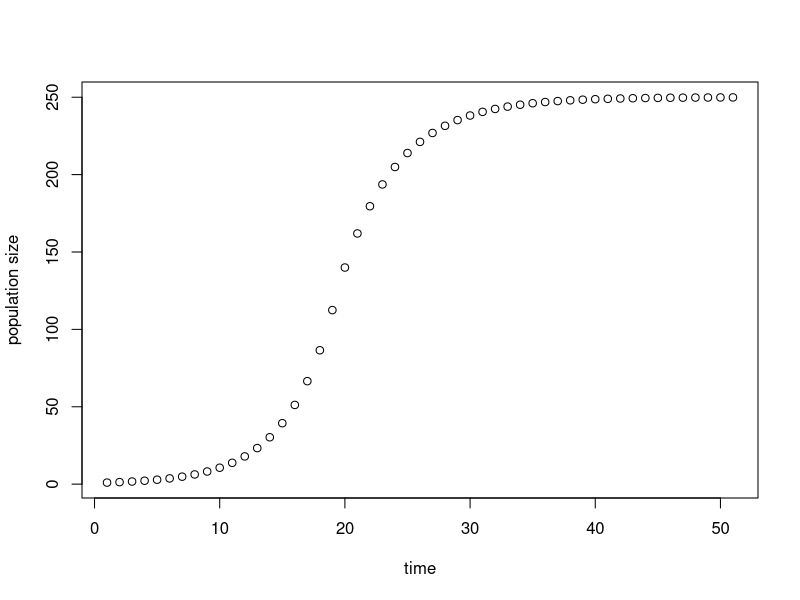
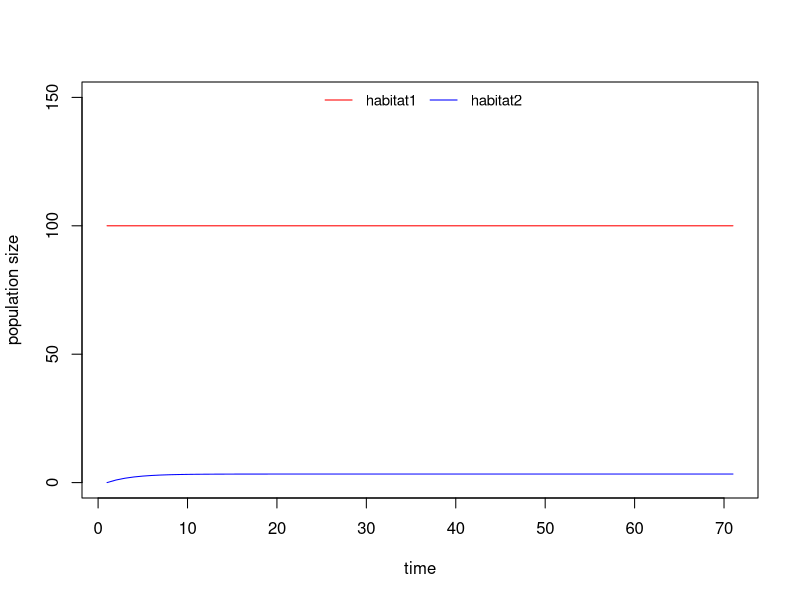
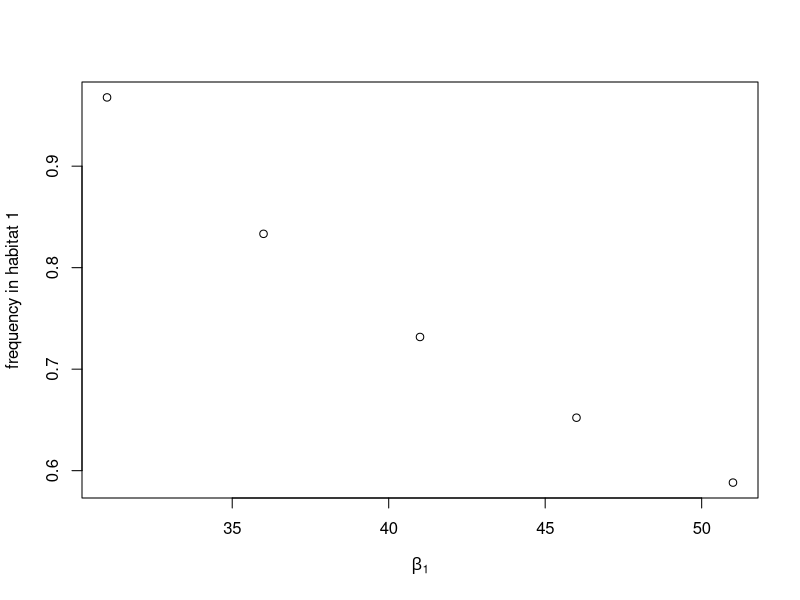
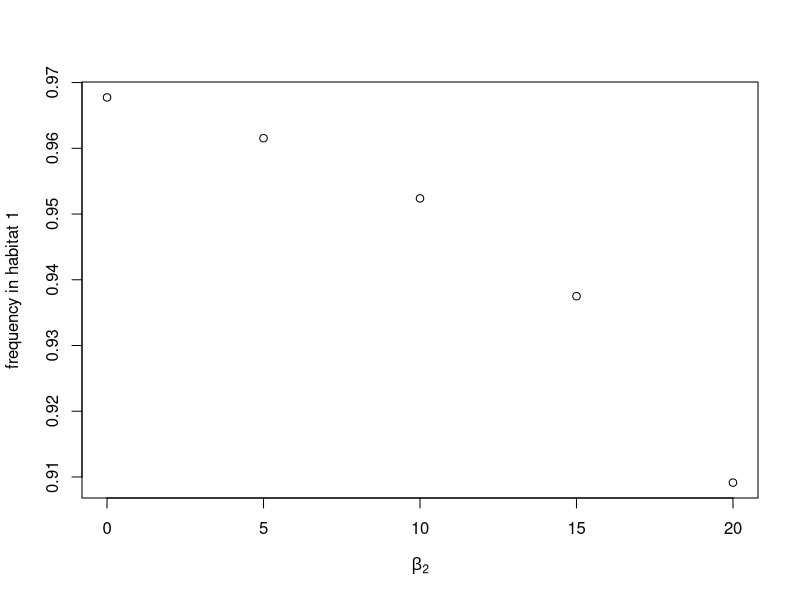

Source code (R) for these figures, in order:
## ---- chunk 1
knitr::opts_chunk$set(echo = TRUE)
## ---- chunk 2
beta <- function (n1) {
  if (n1 < k) {beta1}
  else {beta1*k/n1}
}
## ---- chunk 3
k <- 100
beta1 <- 50

beta(13) # this gives the value of beta given n1=13
beta(200) # this gives the value of beta given n1=200
## ---- chunk 4
nextpop <- function(n1){
  n1*(beta(n1)*PJ+PA)
}
## ---- chunk 5
PJ <- 0.01
PA <- 0.8

nextpop(10)
## ---- chunk 6
timeseries <- function(n0, maxtime) {# defines a function called "time series" with arguments n0 and maxtime
  out <- rep(n0, maxtime + 1) # creates a vector in which the time series will be stored
  for (i in seq_len(maxtime)) out[i+1] <- nextpop(out[i]) # iterates the function in a for-loop
  out # gives the result
}

example <- timeseries(1, 50) # applies our new function assuming n0=1 for 50 time steps

plot(example, ylab = "population size", xlab = "time") # plot of the time series
## ---- chunk 7
PA <- 0.7
PJ <- 0.01
beta1 <- 31
beta2 <- 0
(l1 <- PA + PJ*beta1) # check whether lambda_1>1, this has to be true otherwise habitat 1 is not a source
(l2 <- PA + PJ*beta2) # check whether lambda_2<1, this has to be true otherwise habitat 2 is not a sink
n0 <- c(k, 0) # vector of intitial population densities. Note that the population size in habitat 1 is assumed to have reached carrying capacity
## ---- chunk 8
tr.mat <- matrix(c(1, 0, PA + PJ*beta1-1, PA + PJ*beta2), nrow = 2, byrow = TRUE) # transition matrix

nextpop2dim <- function(n){ # population vector at the next time step obtained by mulitplying matrix with current populatin vector
  tr.mat%*%n
}

nextpop2dim(n0) # let's test our new function
## ---- chunk 9
timeseries <- function(n0, maxtime) {# defines a function called "time series" with arguments n0 and maxtime
  out <- matrix(c(rep(n0[1], maxtime+1), rep(n0[2], maxtime+1)), nrow = 2, byrow = TRUE) # creates a vector in which the time series is stored
  for (i in seq_len(maxtime)) out[,i+1] <- nextpop2dim(out[,i]) # iterates the function in a for-loop for "maxtime" time steps
  out # gives the result
}

maxtime <- 70
data <- timeseries(n0, maxtime) # applies the function

plot(data[1,],  type = 'l', ylab = "population size", xlab = "time", col="red", ylim = c(0,150)) # plots the number of individuals in habitat 1
lines(data[2,], col="blue", type='l') # plots the number of individuals in habitat 2
legend("top", legend=c("habitat1", "habitat2"), col=c("red", "blue"), lty=c(1,1), bty="n", horiz=TRUE, cex=0.9)
## ---- chunk 10
# Proportion in habitat 1
data[,maxtime+1] # final population vector in our time series
data[1, maxtime+1]/(sum(data[, maxtime+1])) # proportion of individuals occupying the source habitat

# Proportion in habitat 2
data[, maxtime+1] # final population vector in our time series
data[2, maxtime+1]/(sum(data[, maxtime+1])) # proportion of individuals occupying the sink habitat
## ---- chunk 11
beta1 <- 31
tr.mat <- matrix(c(1, 0, PA + PJ*beta1-1, PA + PJ*beta2), nrow = 2, byrow = TRUE)
(l1 <- PA + PJ*beta1) # check whether lambda_1>1, this has to be true otherwise habitat 1 is not a source
(l2 <- PA + PJ*beta2) # check whether lambda_2<1, this has to be true otherwise habitat 2 is not a sink
data.1 <- timeseries(n0, maxtime) # applies the function
freq.1 <- data.1[1,maxtime+1]/(sum(data.1[,maxtime+1])) # proportion of individuals occupying the source

beta1 <- 36
tr.mat <- matrix(c(1, 0, PA + PJ*beta1-1, PA + PJ*beta2), nrow = 2, byrow = TRUE)
(l1 <- PA + PJ*beta1) # check whether lambda_1>1, this has to be true otherwise habitat 1 is not a source
(l2 <- PA + PJ*beta2) # check whether lambda_2<1, this has to be true otherwise habitat 2 is not a sink
data.2 <- timeseries(n0, maxtime) # applies the function
freq.2 <- data.2[1,maxtime+1]/(sum(data.2[,maxtime+1])) # proportion of individuals occupying the source

beta1 <- 41
tr.mat <- matrix(c(1, 0, PA + PJ*beta1-1, PA + PJ*beta2), nrow = 2, byrow = TRUE)
(l1 <- PA + PJ*beta1) # check whether lambda_1>1, this has to be true otherwise habitat 1 is not a source
(l2 <- PA + PJ*beta2) # check whether lambda_2<1, this has to be true otherwise habitat 2 is not a sink
data.3 <- timeseries(n0, maxtime) # applies the function
freq.3 <- data.3[1,maxtime+1]/(sum(data.3[,maxtime+1])) # proportion of individuals occupying the source

beta1 <- 46
tr.mat <- matrix(c(1, 0, PA + PJ*beta1-1, PA + PJ*beta2), nrow = 2, byrow = TRUE)
(l1 <- PA + PJ*beta1) # check whether lambda_1>1, this has to be true otherwise habitat 1 is not a source
(l2 <- PA + PJ*beta2) # check whether lambda_2<1, this has to be true otherwise habitat 2 is not a sink
data.4 <- timeseries(n0, maxtime) # applies the function
freq.4 <- data.4[1,maxtime+1]/(sum(data.4[,maxtime+1])) # proportion of individuals occupying the source

beta1 <- 51
tr.mat <- matrix(c(1, 0, PA + PJ*beta1-1, PA + PJ*beta2), nrow = 2, byrow = TRUE)
(l1 <- PA + PJ*beta1) # check whether lambda_1>1, this has to be true otherwise habitat 1 is not a source
(l2 <- PA + PJ*beta2) # check whether lambda_2<1, this has to be true otherwise habitat 2 is not a sink
data.5 <- timeseries(n0, maxtime) # applies the function
freq.5 <- data.5[1,maxtime+1]/(sum(data.5[,maxtime+1])) # proportion of individuals occupying the source

freqs <- c(freq.1, freq.2, freq.3, freq.4, freq.5)
beta1s <- c(31, 36, 41, 46, 51)
plot(beta1s, freqs, ylab = "frequency in habitat 1", xlab = expression(beta[1]))
## ---- chunk 12
beta1 <- 31
beta2 <- 0
tr.mat <- matrix(c(1, 0, PA + PJ*beta1-1, PA + PJ*beta2), nrow = 2, byrow = TRUE)
(l1 <- PA + PJ*beta1) # check whether lambda_1>1, this has to be true otherwise habitat 1 is not a source
(l2 <- PA + PJ*beta2) # check whether lambda_2<1, this has to be true otherwise habitat 2 is not a sink
data.1 <- timeseries(n0, maxtime) # applies the function
freq.1 <- data.1[1,maxtime+1]/(sum(data.1[,maxtime+1])) # proportion of individuals occupying the source
freq.1
data.1[1,maxtime+1]
sum(data.1[,maxtime+1])
data.1[,maxtime+1]

beta2 <- 5
tr.mat <- matrix(c(1, 0, PA + PJ*beta1-1, PA + PJ*beta2), nrow = 2, byrow = TRUE)
(l1 <- PA + PJ*beta1) # check whether lambda_1>1, this has to be true otherwise habitat 1 is not a source
(l2 <- PA + PJ*beta2) # check whether lambda_2<1, this has to be true otherwise habitat 2 is not a sink
data.2 <- timeseries(n0, maxtime) # applies the function
freq.2 <- data.2[1,maxtime+1]/(sum(data.2[,maxtime+1])) # proportion of individuals occupying the source

beta2 <- 10
tr.mat <- matrix(c(1, 0, PA + PJ*beta1-1, PA + PJ*beta2), nrow = 2, byrow = TRUE)
(l1 <- PA + PJ*beta1) # check whether lambda_1>1, this has to be true otherwise habitat 1 is not a source
(l2 <- PA + PJ*beta2) # check whether lambda_2<1, this has to be true otherwise habitat 2 is not a sink
data.3 <- timeseries(n0, maxtime) # applies the function
freq.3 <- data.3[1,maxtime+1]/(sum(data.3[,maxtime+1])) # proportion of individuals occupying the source

beta2 <- 15
tr.mat <- matrix(c(1, 0, PA + PJ*beta1-1, PA + PJ*beta2), nrow = 2, byrow = TRUE)
(l1 <- PA + PJ*beta1) # check whether lambda_1>1, this has to be true otherwise habitat 1 is not a source
(l2 <- PA + PJ*beta2) # check whether lambda_2<1, this has to be true otherwise habitat 2 is not a sink
data.4 <- timeseries(n0, maxtime) # applies the function
freq.4 <- data.4[1,maxtime+1]/(sum(data.4[,maxtime+1])) # proportion of individuals occupying the source

beta2 <- 20
tr.mat <- matrix(c(1, 0, PA + PJ*beta1-1, PA + PJ*beta2), nrow = 2, byrow = TRUE)
(l1 <- PA + PJ*beta1) # check whether lambda_1>1, this has to be true otherwise habitat 1 is not a source
(l2 <- PA + PJ*beta2) # check whether lambda_2<1, this has to be true otherwise habitat 2 is not a sink
data.5 <- timeseries(n0, maxtime) # applies the function
freq.5 <- data.5[1,maxtime+1]/(sum(data.5[,maxtime+1])) # proportion of individuals occupying the source

freqs <- c(freq.1, freq.2, freq.3, freq.4, freq.5)
beta1s <- c(0, 5, 10, 15, 20)
plot(beta1s, freqs, ylab = "frequency in habitat 1", xlab = expression(beta[2]))
